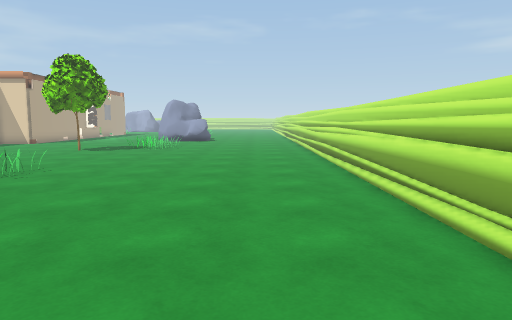
[1] (above)

24 first-person views from a walk through a scene from a Unity 3-D project. The camera is 1.4 m above the floor, tilts 6° down and sees 70° across. Doors are open. The floor is counted in squares, 1 m on a side. Each view is taken from the middle of a square. On the plan, view 1 faces up. The plan holds only what a view shows up to about 16 squares ahead; the rest is blank. The place goes on beyond the plan. The player is left out. Some surface patterns are stand-ins.

[2]
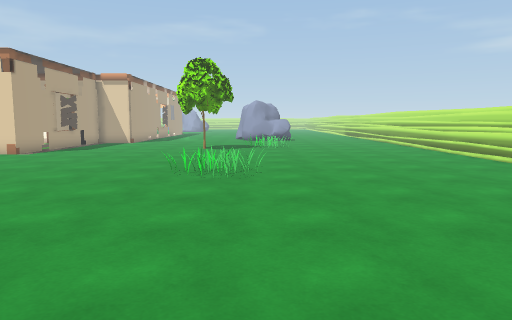

[3]
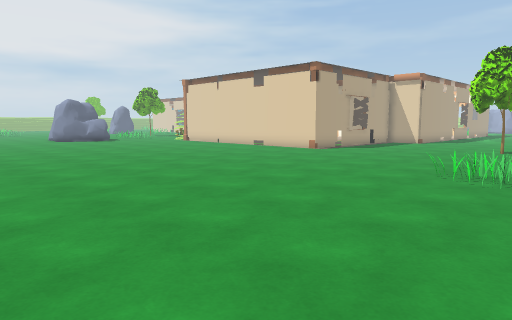

[4]
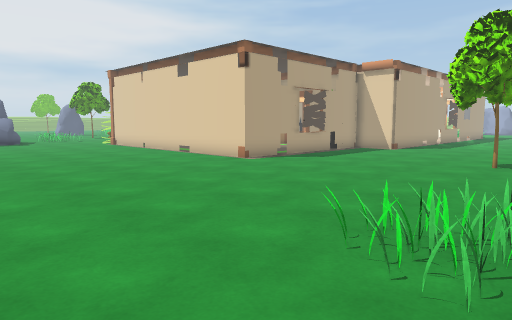

[5]
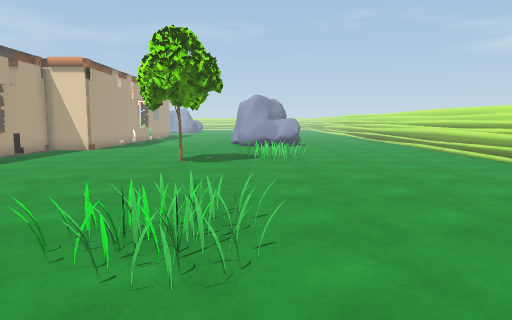

[6]
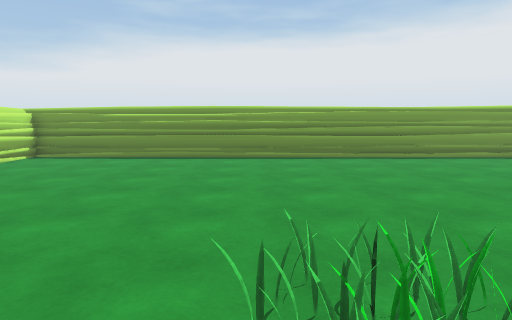

[7]
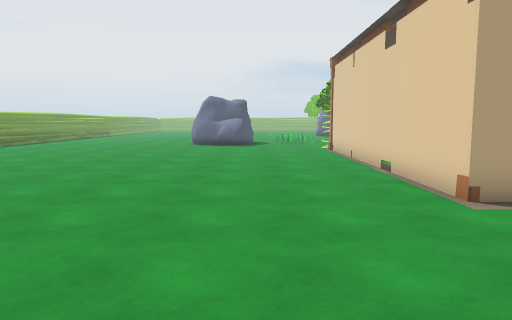

[8]
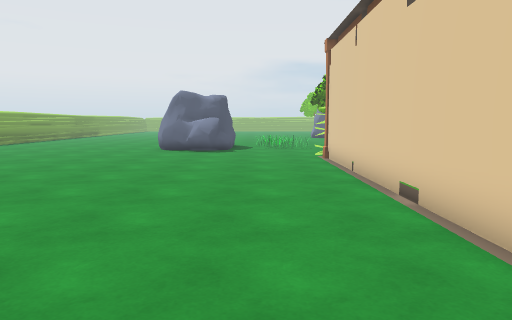

[9]
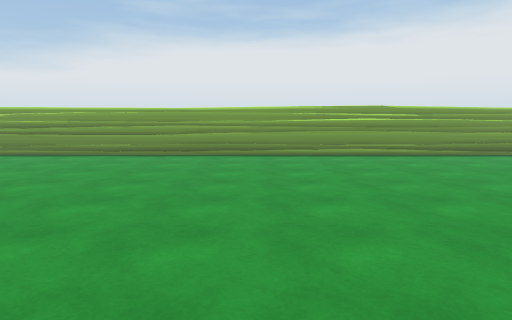

[10]
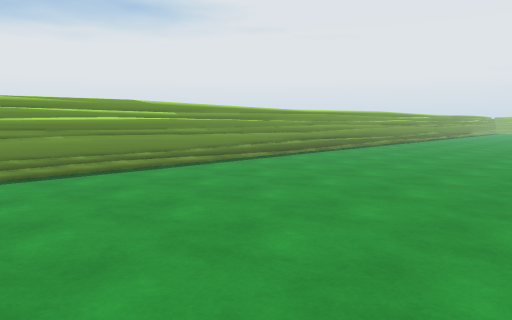

[11]
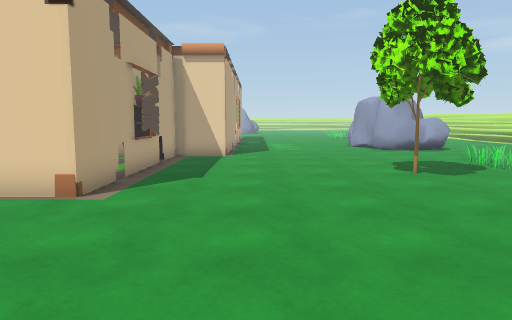

[12]
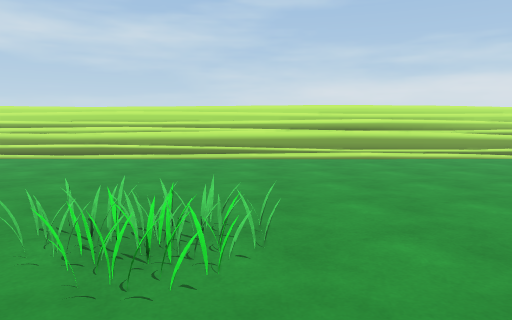

[13]
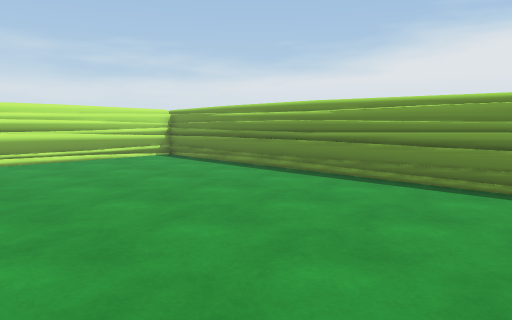

[14]
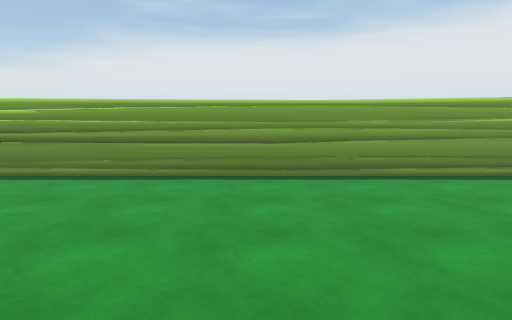

[15]
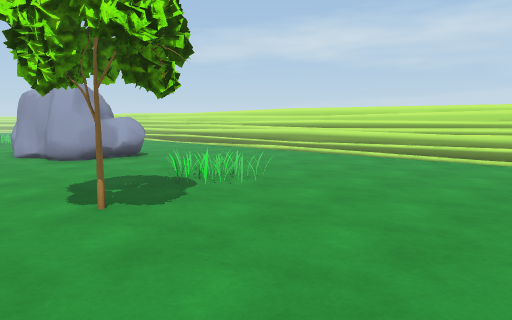

[16]
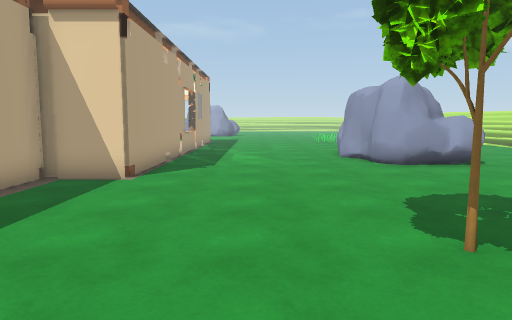

[17]
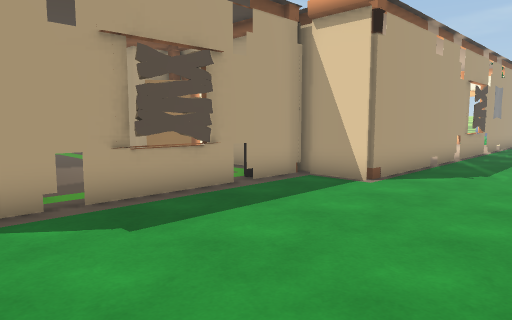

[18]
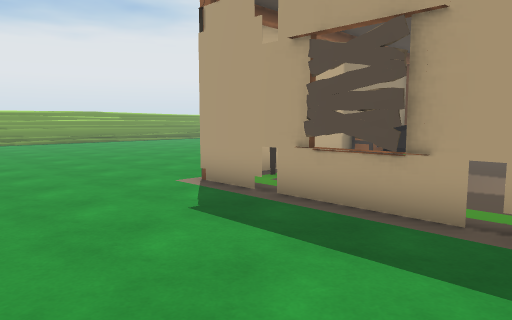

[19]
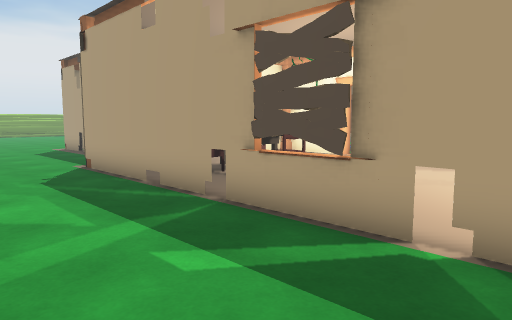

[20]
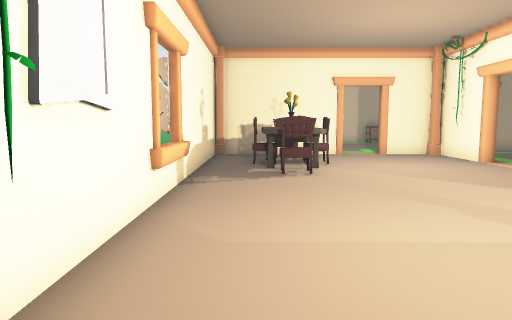

[21]
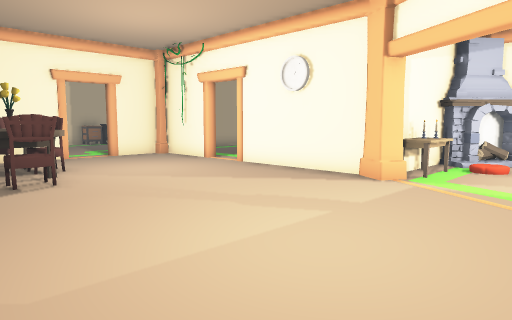

[22]
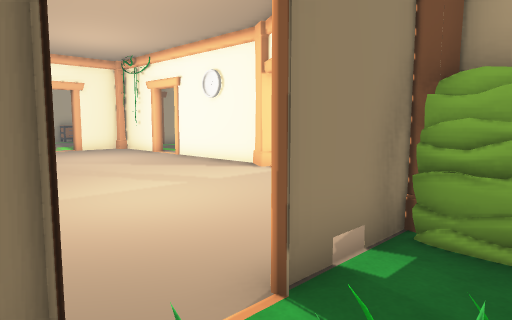

[23]
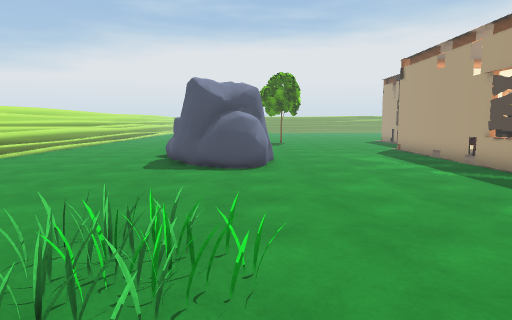

[24]
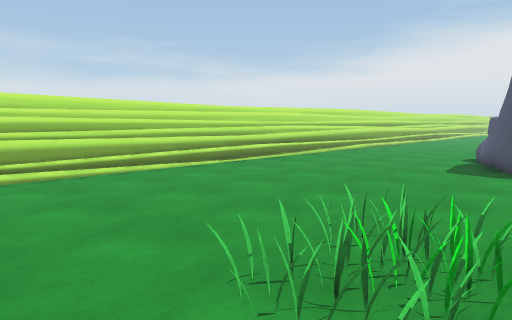

### Floor plan
Key: @ floor where view 1 was taken; # wall or solid block; . floor; D open door; ^ raised ledge; T tree; P pillar; H thing the floor can be seen under or through; B bookshelf; R rock; A table; C chair; E hedge; O other object.
Columns run from 26 left of view 1 to 3 right of it. Each row starts with its distance up from view 1.
 42       EE.O .       .
 41       EE..           .......
 40       ###DDD     ...O........#
 39        ....      ..O.........#
 38       ......    .....O.......#
 37    .........#  ..............#
 36 ............#  ..............#
 35 .^..........H................#
 34 ^^ .........H................#
 33   #.........H................#
 32    .........#................#
 31   #.........H......RR........#
 30   #.........H......RRR.......#
 29   #......C..H......RRRR......#
 28   ......AAA.H......RRRR......#
 27  .......CAC.H......RRRR......#
 26  .#.....C C.H......RRRR......#
 25  .#.....CC .#............
 24   P.....  ..P.............
 23   ##P..##P##P..............
 22    ##....BH.................
 21    #   ...H..................#
 20 ..........H..........O.......#
 19 .......  .H.........O........#
 18 ..   .....H......T...O.......#
 17         .AH..................#
 16   O.    A H..................#
 15 ##O######PP..................#
 14 .............................#
 13 .............................#
 12 .............................#
 11 .............................#
 10 ...................O.........#
  9 ..................O..........#
  8 ...................O.........#
  7 .............................#
  6 .............................#
  5 .............................#
  4 .............................#
  3 .............................#
  2 .............................#
  1 .............................#
  0 ..........................@..#
 -1 .............................#
 -2 .............................#
 -3 ########^^^^^^^^^^#^^^^^###^##
 -4       ########################

Where each view was taken, in squares from view 1:
view 1: 0 up, 0 right, facing up
view 2: 1 down, 6 left, facing up
view 3: 1 down, 5 left, facing up-left
view 4: 5 up, 6 left, facing up-left
view 5: 5 up, 6 left, facing up
view 6: 11 up, 6 left, facing down
view 7: 11 up, 10 left, facing left
view 8: 12 up, 14 left, facing left
view 9: 12 up, 16 left, facing down
view 10: 7 up, 16 left, facing down-left
view 11: 8 up, 13 left, facing up
view 12: 8 up, 11 left, facing right
view 13: 5 up, 11 left, facing down-right
view 14: 6 up, 11 left, facing down
view 15: 12 up, 11 left, facing up-right
view 16: 14 up, 11 left, facing up
view 17: 15 up, 10 left, facing up-left
view 18: 22 up, 11 left, facing down-left
view 19: 35 up, 10 left, facing down-left
view 20: 39 up, 16 left, facing down
view 21: 38 up, 15 left, facing down-left
view 22: 42 up, 15 left, facing down-left
view 23: 42 up, 7 left, facing down
view 24: 42 up, 7 left, facing down-right
